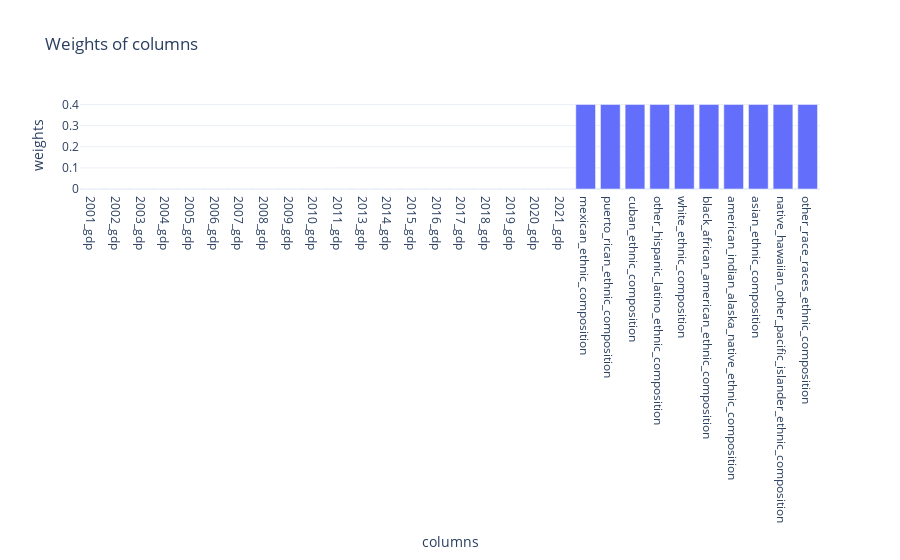

Notebook cell for this chart:
### Code cell
# this should return the same ordering of locations as the previous cell
new_f = FipsQuery(33011, outcome_var="gdp", feature_groups_with_weights={"ethnic_composition" : 4, "gdp" : 0}, top = 20)
new_f.find_euclidean_kins()
df = new_f.euclidean_kins
new_f.plot_weights()
display(df.head())

### Figure 1 — Plotly figure (JSON) as saved in the notebook; plotly's stock layout.template omitted (floating-point values rounded to 4 significant figures)
{"data": [{"type": "bar", "x": ["2001_gdp", "2002_gdp", "2003_gdp", "2004_gdp", "2005_gdp", "2006_gdp", "2007_gdp", "2008_gdp", "2009_gdp", "2010_gdp", "2011_gdp", "2013_gdp", "2014_gdp", "2015_gdp", "2016_gdp", "2017_gdp", "2018_gdp", "2019_gdp", "2020_gdp", "2021_gdp", "mexican_ethnic_composition", "puerto_rican_ethnic_composition", "cuban_ethnic_composition", "other_hispanic_latino_ethnic_composition", "white_ethnic_composition", "black_african_american_ethnic_composition", "american_indian_alaska_native_ethnic_composition", "asian_ethnic_composition", "native_hawaiian_other_pacific_islander_ethnic_composition", "other_race_races_ethnic_composition"], "y": [0, 0, 0, 0, 0, 0, 0, 0, 0, 0, 0, 0, 0, 0, 0, 0, 0, 0, 0, 0, 0.4, 0.4, 0.4, 0.4, 0.4, 0.4, 0.4, 0.4, 0.4, 0.4]}], "layout": {"title": {"text": "Weights of columns"}, "xaxis": {"title": {"text": "columns"}}, "yaxis": {"title": {"text": "weights"}}}}
